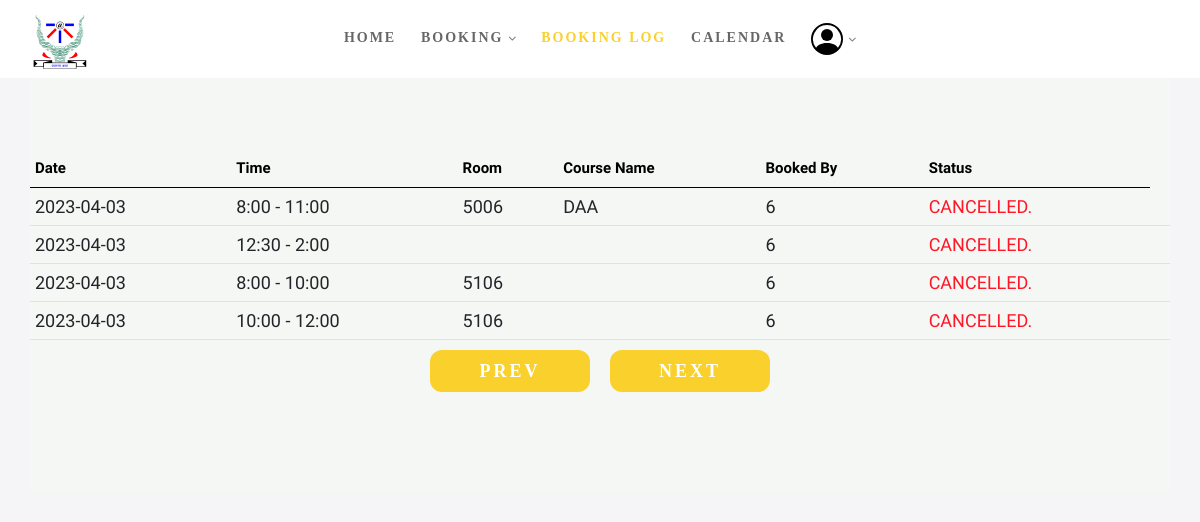
Before: /bookinglog.php with the older database file.
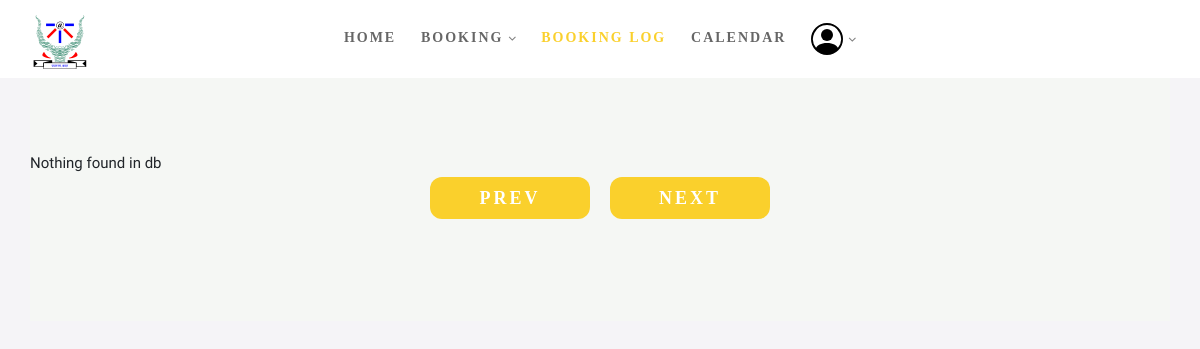
After: the same page with the newer database file.
### tables this page shows
CREATE TABLE `booking`(
    `id` INT(11) NOT NULL,
    `userid` VARCHAR(20) NOT NULL,
    `classid` INT(11) NOT NULL,
    `courseid` INT(11) NOT NULL,
    `status` TINYINT(1),
    `date` DATE NOT NULL,
    `description` TEXT NOT NULL,
    `starttime` TIME NOT NULL,
    `endtime`  TIME NOT NULL,
    `cancelledby` VARCHAR(30) DEFAULT NULL,
    `addedby` VARCHAR(30) NOT NULL
);

CREATE TABLE `classroom`(
    `id` INT(11) NOT NULL,
    `roomname` VARCHAR(10) NOT NULL,
    `locationid` INT(11) NOT NULL
);

CREATE TABLE `course`(
    `id` INT(11) NOT NULL,
    `coursename` TEXT NOT NULL,
    `deptid` INT(11) NOT NULL
);

### model/connect.php (called while the page is built, shortened)
<?php
function execute($query)
{
    $conn = mysqli_connect('localhost', 'root', 'root', 'orr', 3307);
    $result = mysqli_query($conn, $query);
    return $result;
}
?>

### model/query.php (called while the page is built, shortened)
<?php
require_once("connect.php");
function getClassRoomName($classId)
{
    $sql = "SELECT roomname from classroom where id='$classId'";
    $result = execute($sql);
    $roomName = mysqli_fetch_array($result);
    return $roomName;
}
function getAllBookingDetailsPaginationModel($offset, $no_of_records_per_page)
{
    $sql = "select * from booking LIMIT $offset, $no_of_records_per_page";
    $result = execute($sql);
    $bookList = array();
    for ($i = 0; $row = mysqli_fetch_assoc($result); ++$i) {
        $bookList[$i] = $row;
    }
    return $bookList;
}
function getCourseName($courseId)
{
    $sql = "SELECT coursename FROM course WHERE id = '$courseId'";
    $result = execute($sql);
    $courseName = mysqli_fetch_array($result);
    return $courseName;
}
?>

### controller/fetchList.php (called while the page is built, shortened)
<?php
require('./model/connect.php');
require('./model/query.php');
function getClassRoomNum($classId)
{
    $roomname = getClassRoomName($classId);
    return $roomname;
}
function getAllBookingDetailsPagination($offset, $no_of_records_per_page)
{
    $bookingListPagination = getAllBookingDetailsPaginationModel($offset, $no_of_records_per_page);
    return $bookingListPagination;
}
function getNameCourse($courseId)
{
    $courseName = getCourseName($courseId);
    return $courseName;
}
?>

### bookinglog.php (the view, shortened to what this page needs)
<!DOCTYPE html>
<html class="no-js" lang="en">
<head>
    <link rel="stylesheet" href="_css/main.css">
    <link rel="stylesheet" href="_css/base.css">
    <link rel="stylesheet" type="text/css" href="fonts/Linearicons-Free-v1.0.0/icon-font.min.css">
    <link rel="stylesheet" type="text/css" href="./css/main.css">
    <link href="https://cdn.jsdelivr.net/npm/bootstrap@5.0.2/dist/css/bootstrap.min.css" rel="stylesheet"
>
    <?php
    include("controller/fetchList.php");
    ?>
</head>
<body id="top" style="background-color:#f5f4f7">
    <header class="s-header header">
        <div class="header__logo">
            <a class="logo" href="facultyhome.php">
                <img src="images/iiita.png" alt="Homepage">
            </a>
        </div>
        <nav class="header__nav-wrap">
            <ul class="header__nav">
                <?php
                if ($_SESSION['userType'] != 3) {
                    if ($_SESSION['userType'] == 2) {
                        echo "<li><a href='facultyhome.php'  style='text-decoration:none'>Home</a></li>
                <li class='has-children'>
                    <a href='#0' style='text-decoration:none'>Booking</a>
                    <ul class='sub-menu'>
                        <li><a href='facultynewbookings.php' style='text-decoration:none'>New Booking</a></li>
                        <li><a href='facultyCancelBookings.php' style='text-decoration:none'>Cancel Booking</a></li>
                    </ul>
                </li>";
                    } else {
                        echo "<li><a href='adminhome.php'  style='text-decoration:none'>Home</a></li>
                        <li class='has-children'>
                            <a href='#0' style='text-decoration:none'>Booking</a>
                            <ul class='sub-menu'>
                                <li><a href='facultynewbookings.php' style='text-decoration:none'>New Booking</a></li>
                                <li><a href='adminCancelBookings.php' style='text-decoration:none'>Cancel Booking</a></li>
                            </ul>
                        </li>";
                    }
                } ?>
                <li class="current"><a href="bookinglog.php" title="" style="text-decoration:none">Booking Log</a></li>
                <li><a href="calendar.php" title="" style="text-decoration:none">Calendar</a></li>
                <li class="has-children" style="vertical-align:middle">
                    <a href="#0" title="" style="text-decoration:none"><img src="./images/person-circle.svg"
                            width="32" /></a>
                </li>
            </ul>
        </nav>
    </header>
    <section class="s-extra s-content s-content--top-padding s-content--narrow" style="margin:3rem">
        <?php
        $conn = mysqli_connect('localhost', 'root', 'root', 'orr', 3307);
        if (isset($_GET['pageno'])) {
            $pageno = $_GET['pageno'];
        } else {
            $pageno = 1;
        }
        $no_of_records_per_page = 10;
        $offset = ($pageno - 1) * $no_of_records_per_page;
        $total_pages_sql = "SELECT COUNT(*) FROM booking";
        $result = mysqli_query($conn, $total_pages_sql);
        $total_rows = mysqli_fetch_array($result)[0];
        $total_pages = ceil($total_rows / $no_of_records_per_page);
        $statement = "select * from booking LIMIT $offset, $no_of_records_per_page";
        $res_data = mysqli_query($conn, $statement);
        if (mysqli_num_rows($res_data) > 0) {
            echo "<div class=\"table-responsive booking-log\">";
            echo "<table class=\"table align-middle\">";
            ?>
        <thead>
            <tr>
                <th>Date</th>
                <th>Time</th>
                <th>Room</th>
                <th>Course Name</th>
                <th>Booked By</th>
                <th>Status</th>
            </tr>
        </thead>
        <?php
            $bookList = getAllBookingDetailsPagination($offset, $no_of_records_per_page);
            foreach ($bookList as $b) {
                $roomName = getClassRoomNum($b['classid']);
                $courseName = getNameCourse($b['courseid']);
                $user = $b['userid'];
                ?>
        <tr style="font-size:1.8rem">
            <td><?php echo $b['date']; ?></td>
            <td><?php echo $b['starttime'] . " - " . $b['endtime']; ?></td>
            <td><?php echo $roomName['roomname']; ?></td>
            <td><?php echo $courseName['coursename']; ?></td>
            <td><?php echo $user; ?></td>
            <?php if ($b['status'] == 1) {
                        echo "<td style='color:darkgreen;text-transform:uppercase'>" . "Confirmed." . "</td>";
                    } else {
                        echo "<td style='color:#ff1627;text-transform:uppercase'>" . "Cancelled." . "</td>"; ?>
            <td><?php } ?></td>
        </tr>
        <?php
            }
            echo "</table>";
            echo "</div>";
        } else {
            echo "Nothing found in db";
        }
        ?>
        <div class="pagination">
            <button class="<?php if ($pageno <= 1) {
                echo 'disabled';
            } ?> login100-form-btn"><a style="font-size: large;text-decoration:none;" href="<?php if ($pageno <= 1) {
                  echo '#';
              } else {
                  echo "?pageno=" . ($pageno - 1);
              } ?>">Prev</a></button>
            <button class="<?php if ($pageno >= $total_pages) {
                echo 'disabled';
            } ?> login100-form-btn"><a style="font-size: large;text-decoration:none;" href="<?php if ($pageno >= $total_pages) {
                  echo '#';
              } else {
                  echo "?pageno=" . ($pageno + 1);
              } ?>">Next</a></button>
        </div>
    </section>
</body>
</html>

### css/main.css (style rules this page uses)
* { margin: 0px; padding: 0px; box-sizing: border-box; }
body, html { height: 100%; font-family: Roboto-Regular, sans-serif; }
a { font-family: Roboto-Regular; font-size: 14px; line-height: 1.7; color: #ffffff; margin: 0px; transition: all 0.4s; -webkit-transition: all 0.4s; -o-transition: all 0.4s; -moz-transition: all 0.4s; text-decoration: none; }
ul, li { margin: 0px; list-style-type: none; }
button { outline: none !important; border: none; background: transparent; }
.login100-form-btn { font-family: Roboto-Bold; font-size: 18px; color: #fff; line-height: 1.2; text-transform: uppercase; display: -webkit-box; display: -webkit-flex; display: -moz-box; display: -ms-flexbox; display: flex; justify-content: center; align-items: center; padding: 0 20px; min-width: 160px; height: 42px; border-radius: 12px; background: #fad02c; position: relative; z-index: 1; -webkit-transition: all 0.4s; -o-transition: all 0.4s; -moz-transition: all 0.4s; transition: all 0.4s; }
.login100-form-btn::before { content: ""; display: block; position: absolute; z-index: -1; width: 100%; height: 100%; border-radius: 12px; background-color: #fad02c; top: 0; left: 0; opacity: 0; -webkit-transition: all 0.4s; -o-transition: all 0.4s; -moz-transition: all 0.4s; transition: all 0.4s; }
.pagination { display: flex; justify-content: center; align-items: center; flex-wrap: wrap; gap: 2rem; }
.booking-log { display: flex; align-items: center; justify-content: center; }

Changed rows visible on the page:
removed booking: date "2023-04-03", starttime "8:00", endtime "11:00", classid.roomname "5006", courseid.coursename "DAA", userid "6", status "CANCELLED."
removed booking: date "2023-04-03", starttime "12:30", endtime "2:00", userid "6", status "CANCELLED."
removed booking: date "2023-04-03", starttime "8:00", endtime "10:00", classid.roomname "5106", userid "6", status "CANCELLED."
removed booking: date "2023-04-03", starttime "10:00", endtime "12:00", classid.roomname "5106", userid "6", status "CANCELLED."
Other visible differences:
text no longer shown: "Date Time Room Course Name Booked By Status"
text now shown: "Nothing found in db"
